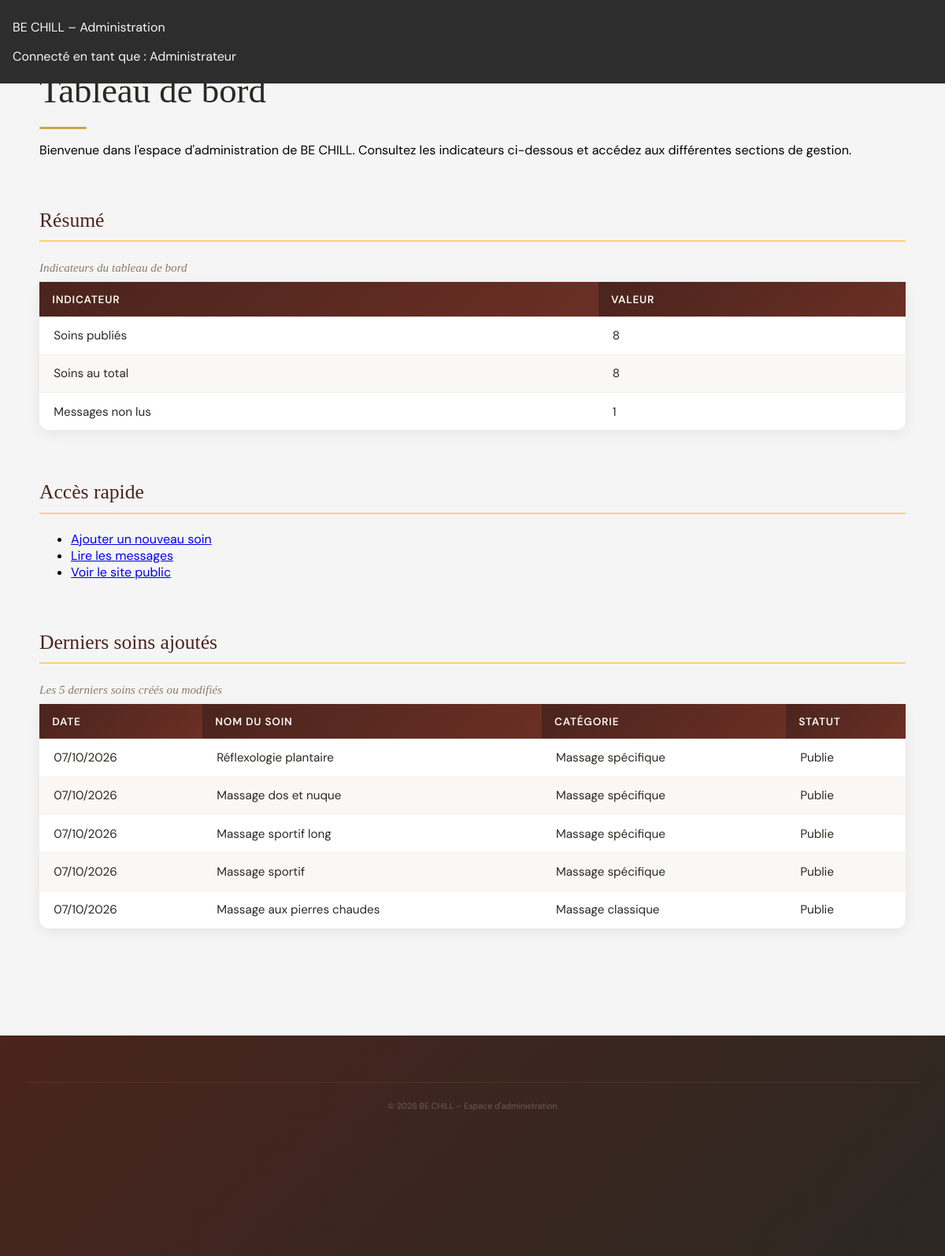
Page /_archives/ancien-php/admin/dashboard.php (signed in) on the committed database.
### tables this page shows
CREATE TABLE item (
    id                 INT UNSIGNED AUTO_INCREMENT PRIMARY KEY,
    titre              VARCHAR(150) NOT NULL,
    slug               VARCHAR(160) NOT NULL UNIQUE,
    description_courte VARCHAR(255) NOT NULL,
    description        TEXT NOT NULL,
    image              VARCHAR(255) NULL,                  
    duree              SMALLINT UNSIGNED NOT NULL,
    prix               DECIMAL(6,2) NOT NULL,
    statut             ENUM('brouillon', 'publie', 'archive') NOT NULL DEFAULT 'brouillon',
    operator_id        INT UNSIGNED NULL,
    theme_id           INT UNSIGNED NOT NULL,
    category_id        INT UNSIGNED NOT NULL,
    date_creation      DATETIME NOT NULL DEFAULT CURRENT_TIMESTAMP,
    date_modification  DATETIME NOT NULL DEFAULT CURRENT_TIMESTAMP ON UPDATE CURRENT_TIMESTAMP,
    CONSTRAINT fk_item_operator FOREIGN KEY (operator_id) REFERENCES operator(id) ON DELETE SET NULL,
    CONSTRAINT fk_item_theme    FOREIGN KEY (theme_id)    REFERENCES theme(id),
    CONSTRAINT fk_item_category FOREIGN KEY (category_id) REFERENCES category(id)
);

CREATE TABLE category (
    id  INT UNSIGNED AUTO_INCREMENT PRIMARY KEY,
    nom VARCHAR(100) NOT NULL UNIQUE
);

### _archives/ancien-php/admin/dashboard.php (the view, shortened to what this page needs)
<?php
require_once __DIR__ . '/db.php';
$nbSoinsActifs = $pdo->query("SELECT COUNT(*) FROM item WHERE statut = 'publie'")->fetchColumn();
$nbMessagesNonLus = $pdo->query("SELECT COUNT(*) FROM message WHERE lu = 0")->fetchColumn();
$nbSoinsTotal = $pdo->query("SELECT COUNT(*) FROM item")->fetchColumn();
$stmt = $pdo->query("
    SELECT item.titre, item.date_creation, category.nom AS categorie, item.statut
    FROM item
    JOIN category ON item.category_id = category.id
    ORDER BY item.date_creation DESC
    LIMIT 5
");
$derniersSoins = $stmt->fetchAll();
?>
<!DOCTYPE html>
<html lang="fr">
<head>
    <link rel="stylesheet" href="../style.css">
</head>
<body>
    <header>
        <p>BE CHILL – Administration</p>
        <p>Connecté en tant que : <?= htmlspecialchars($_SESSION['operator_nom']) ?></p>
    </header>
    <nav aria-label="Navigation administration">
        <ul>
            <li><a href="dashboard.php" aria-current="page">Tableau de bord</a></li>
            <li><a href="soins.php">Gérer les soins</a></li>
            <li><a href="messages.php">Messages reçus</a></li>
            <li><a href="logout.php">Déconnexion</a></li>
        </ul>
    </nav>
    <main>
        <h1>Tableau de bord</h1>
        <p>Bienvenue dans l'espace d'administration de BE CHILL. Consultez les indicateurs ci-dessous et accédez aux différentes sections de gestion.</p>
        <section aria-labelledby="resume">
            <h2 id="resume">Résumé</h2>
            <table>
                <caption>Indicateurs du tableau de bord</caption>
                <thead>
                    <tr>
                        <th scope="col">Indicateur</th>
                        <th scope="col">Valeur</th>
                    </tr>
                </thead>
                <tbody>
                    <tr>
                        <td>Soins publiés</td>
                        <td><?= $nbSoinsActifs ?></td>
                    </tr>
                    <tr>
                        <td>Soins au total</td>
                        <td><?= $nbSoinsTotal ?></td>
                    </tr>
                    <tr>
                        <td>Messages non lus</td>
                        <td><?= $nbMessagesNonLus ?></td>
                    </tr>
                </tbody>
            </table>
        </section>
        <section aria-labelledby="acces-rapide">
            <h2 id="acces-rapide">Accès rapide</h2>
            <ul>
                <li><a href="soins-ajouter.php">Ajouter un nouveau soin</a></li>
                <li><a href="messages.php">Lire les messages</a></li>
                <li><a href="../index.php">Voir le site public</a></li>
            </ul>
        </section>
        <section aria-labelledby="derniers-soins">
            <h2 id="derniers-soins">Derniers soins ajoutés</h2>
            <table>
                <caption>Les 5 derniers soins créés ou modifiés</caption>
                <thead>
                    <tr>
                        <th scope="col">Date</th>
                        <th scope="col">Nom du soin</th>
                        <th scope="col">Catégorie</th>
                        <th scope="col">Statut</th>
                    </tr>
                </thead>
                <tbody>
                    <?php if (empty($derniersSoins)): ?>
                        <tr>
                            <td colspan="4">Aucun soin enregistré pour le moment.</td>
                        </tr>
                    <?php else: ?>
                        <?php foreach ($derniersSoins as $soin): ?>
                            <tr>
                                <td><?= date('d/m/Y', strtotime($soin['date_creation'])) ?></td>
                                <td><?= htmlspecialchars($soin['titre']) ?></td>
                                <td><?= htmlspecialchars($soin['categorie']) ?></td>
                                <td><?= htmlspecialchars(ucfirst($soin['statut'])) ?></td>
                            </tr>
                        <?php endforeach; ?>
                    <?php endif; ?>
                </tbody>
            </table>
        </section>
    </main>
    <footer>
        <p><small>&copy; 2026 BE CHILL – Espace d'administration</small></p>
    </footer>
</body>
</html>

### style.css (style rules this page uses)
:root { --color-dark: #2C2822; --color-dark-alt: #2d2d2d; --color-brown: #4A241D; --color-brown-dark: #4a231b; --color-cream: #FAF8F3; --color-cream-light: #f9edd4; --color-cream-bg: #f5f5f5; --color-beige: #E8D5A3; --color-sand: #e6e1db; --color-gold: #C9A84C; --color-gold-light: #FFD074; --color-gold-pale: #e0b96a; --color-text-muted: #8A7A6A; --color-text-light: #a5a39f; --color-white: #fff; --font-serif: 'Playfair Display', serif; --font-sans: 'DM Sans', sans-serif; --transition-fast: 0.2s ease; --transition-base: 0.3s ease; }
html { scroll-behavior: smooth; }
body { margin: 0; font-family: var(--font-sans); background: var(--color-cream-bg); }
header { width: 100%; background: var(--color-dark-alt); color: whitesmoke; padding: 0.5em 1em; position: fixed; z-index: 10; box-sizing: border-box; }
footer { height: 200px; background: var(--color-brown); color: var(--color-text-muted); padding: 1em 0; text-align: center; margin-top: 2em; }
footer p { font-size: 1vh; color: var(--color-text-muted); margin-top: 0.5em; }
nav[aria-label="Navigation administration"] { background: var(--color-dark); padding: 0 2em; display: flex; gap: 0; border-bottom: 2px solid var(--color-brown); }
nav[aria-label="Navigation administration"] ul { list-style: none; margin: 0; padding: 0; display: flex; gap: 0; }
nav[aria-label="Navigation administration"] a { display: block; color: var(--color-text-light); text-decoration: none; font-family: var(--font-sans); font-size: 0.85rem; text-transform: uppercase; letter-spacing: 0.8px; padding: 1em 1.3em; border-bottom: 3px solid transparent; transition: color var(--transition-fast), border-color var(--transition-fast); }
main { max-width: 1100px; margin: 2.5em auto; padding: 0 2em 4em; }
main h1 { font-family: var(--font-serif); font-size: 2.8rem; font-weight: 400; color: var(--color-dark); margin-bottom: 0.2em; line-height: 1.2; }
main h1::after { content: ''; display: block; width: 60px; height: 3px; background: var(--color-gold); margin-top: 0.4em; border-radius: 2px; }
main h2 { font-family: var(--font-serif); font-size: 1.6rem; font-weight: 400; color: var(--color-brown); border-bottom: 2px solid var(--color-gold-light); padding-bottom: 0.4em; margin-top: 2.5em; }
table { width: 100%; border-collapse: collapse; font-family: var(--font-sans); background: var(--color-white); border-radius: 12px; overflow: hidden; box-shadow: 0 4px 16px rgba(0, 0, 0, 0.07); margin: 1.5em 0; }
table caption { font-family: var(--font-serif); font-size: 0.95rem; color: var(--color-text-muted); margin-bottom: 0.6em; text-align: left; font-style: italic; }
table th { background: linear-gradient(135deg, var(--color-brown) 0%, #6b2f25 100%); color: var(--color-cream); padding: 1em 1.2em; text-align: left; font-weight: 600; font-size: 0.85rem; text-transform: uppercase; letter-spacing: 0.8px; }
table td { padding: 0.9em 1.2em; border-bottom: 1px solid #f5f0ea; color: var(--color-dark); font-size: 0.95rem; }
table tbody tr:nth-child(even) td { background: #faf8f5; }
table tr:last-child td { border-bottom: none; }
footer { background: linear-gradient(135deg, var(--color-brown) 0%, var(--color-dark) 100%); color: var(--color-text-muted); padding: 2.5em 2em; margin-top: 3em; font-family: var(--font-sans); }
footer p { font-size: 0.8rem; color: #6b5d52; margin-top: 1.5em; text-align: center; border-top: 1px solid #5a3028; padding-top: 1.5em; }

### rows in the picture
item: date_creation "07/10/2026", titre "Réflexologie plantaire", category.nom "Massage spécifique", statut "Publie"
item: date_creation "07/10/2026", titre "Massage dos et nuque", category.nom "Massage spécifique", statut "Publie"
item: date_creation "07/10/2026", titre "Massage sportif long", category.nom "Massage spécifique", statut "Publie"
item: date_creation "07/10/2026", titre "Massage sportif", category.nom "Massage spécifique", statut "Publie"
item: date_creation "07/10/2026", titre "Massage aux pierres chaudes", category.nom "Massage classique", statut "Publie"

### other values in the picture
$_SESSION['operator_nom'] "Administrateur"
$nbSoinsActifs "8"
$nbSoinsTotal "8"
$nbMessagesNonLus "1"
